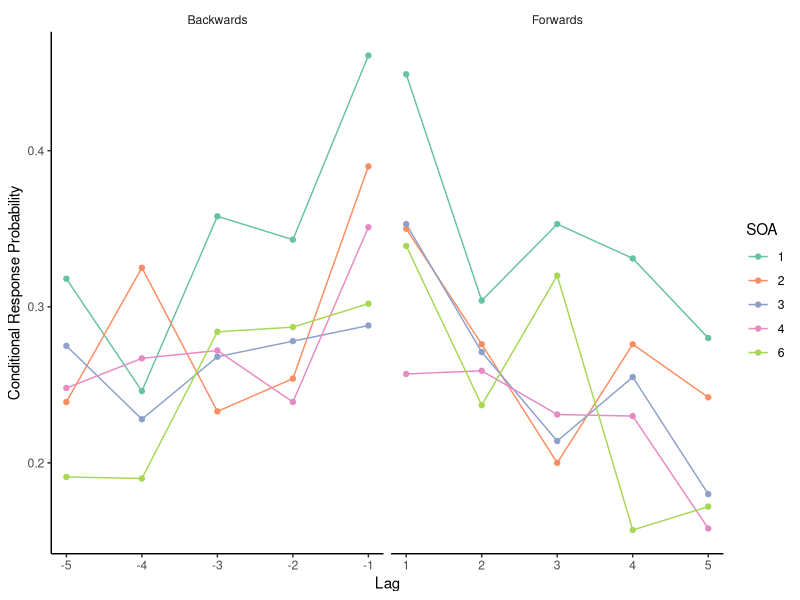

This figure's R source: (Note: this script raises an error after producing the figure.)
## ---- chunk 1
chooseCRANmirror(graphics=FALSE, ind=1)
knitr::opts_chunk$set(echo = TRUE)

#install.packages('dplyr')
#install.packages('rstatix')
#install.packages('ggpubr')
#install.packages("ggplot2")
#install.packages('tidyverse')
#install.packages('rsample')
#install.packages('data.table')
#install.packages('effects')
#install.packages('lme4')

library(tidyverse)
library(ggpubr)
library(rstatix)
library(rsample)
library(dplyr)
library(ggplot2)
library(data.table)
library(effects)
library(lme4)
library(RColorBrewer)
library(emmeans)
## ---- chunk 2
setwd("/Users/albaperis/Desktop/Alba/PhD UPM /Von Restroff WP3/Paper_github/Odd_SOA_CRP/Raw_Results")
CRPSOA<-read.csv('ToFrom_CRP_SOA_R.csv')
CRPSOA<-as.data.frame(CRPSOA)

CRPSOAplot<-CRPSOA %>%
  group_by(wordposition, direction, SOA) %>%
  get_summary_stats(CRP,type='mean_se')

#CRPSOAplot<-na.omit(CRPSOAplot) %>%
#  get_summary_stats(CRP,type='mean_se') 

wpplot<-numeric(0)
for (rows in 1:nrow(CRPSOAplot)){
  if (CRPSOAplot$direction[rows] == "Backwards") {
    wpplot[rows]<-(CRPSOAplot$wordposition[rows])*-1
  }
  else {wpplot[rows]<-(CRPSOAplot$wordposition[rows])
  }
}
invisible(as.data.frame(wpplot))
CRPSOAplot$wpplot<-wpplot

#factor all the categorical variables 
CRPSOA$SOA<-factor(CRPSOA$SOA)
CRPSOA$direction<-factor(CRPSOA$direction)
CRPSOA$wordposition<-factor(CRPSOA$wordposition)
CRPSOA$subject<-factor(CRPSOA$subject)
CRPSOA$oddballtype<-factor(CRPSOA$oddballtype)
CRPSOA$transition<-factor(CRPSOA$transition)

pltCRPSOA<-ggplot(CRPSOAplot,aes(x=wpplot,y=mean, group=SOA, color=as.factor(SOA)))+
  geom_line() +
  geom_point() +
  theme_classic()+
  facet_wrap(~ direction, scales='free_x', ncol=2)+ 
  theme(strip.background = element_blank())+#,
  #strip.text.x = element_blank()) +
  #ggtitle('CRP by SOA')+
  xlab('Lag') +
  ylab('Conditional Response Probability')+
  scale_color_brewer(palette="Set2")+
  labs(color='SOA')

pltCRPSOA

CRPSOA_glmer<-glmer(CRP ~ wordposition*direction*SOA + (1|subject), data = CRPSOA)
Anova(CRPSOA_glmer,3)

plot(effect('wordposition',CRPSOA_glmer))

    CRPSOA %>%
  pairwise_t_test(CRP~wordposition, paired=TRUE, p.adjust.method='fdr')
    
    CRPSOA %>%
  cohens_d(CRP~wordposition, paired=TRUE)

plot(effect('SOA',CRPSOA_glmer))

CRPSOA %>%
  pairwise_t_test(CRP~SOA, paired=TRUE, p.adjust.method='fdr')

CRPSOA %>%
  cohens_d(CRP~SOA, paired=TRUE)


## ---- chunk 3

CRPSOAOddplot<-CRPSOA %>%
  group_by(wordposition, direction, SOA, oddballtype) %>%
  get_summary_stats(CRP,type='mean_se')

#Re convert the variables to numeric because if not the plot cant be calculated
CRPSOAOddplot$wordposition<-as.numeric(CRPSOAOddplot$wordposition)

wpplot<-numeric(0)
for (rows in 1:nrow(CRPSOAOddplot)){
  if (CRPSOAOddplot$direction[rows] == "Backwards") {
    wpplot[rows]<-(CRPSOAOddplot$wordposition[rows])*-1
  }
  else {wpplot[rows]<-(CRPSOAOddplot$wordposition[rows])
  }
 }
invisible(as.data.frame(wpplot))
CRPSOAOddplot$wpplot<-wpplot

#The variables were already factored from before

pltCRPSOAOdd<-ggplot(CRPSOAOddplot,aes(x=wpplot,y=mean), group=oddballtype)+
  geom_line(aes(color=oddballtype)) +
  geom_point(aes(color=oddballtype)) +
  facet_wrap(~ SOA + direction, scales='free_x', ncol=4)+ 
  ggtitle('CRP by SOA')+
  xlab('Lag') +
  ylab('Conditional Response Probability')+
  scale_color_manual(values=c('violetred2','turquoise2'), 
                     labels=c('Emotional','Perceptual'), name='Oddball Type')+
  theme_classic()

pltCRPSOAOdd

CRPSOAOdd_glmer<-glmer(CRP ~ oddballtype*wordposition*direction*SOA + (1|subject), data = CRPSOA)
Anova(CRPSOAOdd_glmer,3)

#Plot the main effects/interactions
plot(effect('oddballtype*wordposition', CRPSOAOdd_glmer))
plot(effect('oddballtype*direction', CRPSOAOdd_glmer))
plot(effect('wordposition*SOA', CRPSOAOdd_glmer))
plot(effect('direction*SOA', CRPSOAOdd_glmer))
plot(effect('oddballtype*wordposition*SOA', CRPSOAOdd_glmer))
plot(effect('oddballtype*direction*SOA', CRPSOAOdd_glmer))
plot(effect('wordposition*direction*SOA', CRPSOAOdd_glmer))
plot(effect('oddballtype*wordposition*direction*SOA', CRPSOAOdd_glmer))

## ---- chunk 4
setwd("/Users/albaperis/Desktop/Alba/PhD UPM /Von Restroff WP3/Paper_github/Odd_SOA_CRP/Raw_Results")
TFCRPSOA<-read.csv('ToFrom_CRP_SOA_R.csv')
TFCRPSOA<-as.data.frame(TFCRPSOA)
#head(TFCRP) #to show you what my raw data looks like 

TFSOAplot<-TFCRPSOA %>%
  group_by(oddballtype, wordposition, direction, transition, SOA) %>%
  get_summary_stats(CRP,type='mean_se')

wpplot<-numeric(0)
for (rows in 1:nrow(TFSOAplot)){
  if (TFSOAplot$direction[rows] == "Backwards") {
    wpplot[rows]<-(TFSOAplot$wordposition[rows])*-1
  }
  else {wpplot[rows]<-(TFSOAplot$wordposition[rows])
  }
}
invisible(as.data.frame(wpplot))
TFSOAplot$wpplot<-wpplot


#subset the data to only look at the effects in Emotional Oddballs because that's where we find the enhancement of forward flow.

TFCRPSOA<- TFCRPSOA[which(TFCRPSOA$oddballtype=='E'),]
transition_to_data<- TFCRPSOA[which(TFCRPSOA$transition=='to'),]
transition_from_data <- TFCRPSOA[which(TFCRPSOA$transition=='from'),]
#TFCRPSOA<- TFCRPSOA[which(TFCRPSOA$wordposition=='1'),]

TFSOAplot<- TFSOAplot[which(TFSOAplot$oddballtype=='E'),]# %>%
#TFSOAplot<-TFSOAplot[which(TFSOAplot$wpplot=='1'|TFSOAplot$wpplot=='-1'),]
TFSOAplot$wpplot<- factor(TFSOAplot$wpplot)

#only take p1m1 lags
p1m1<-TFCRPSOA[which(TFCRPSOA$wordposition=='1'),]


pltTFSOA<-ggplot(TFSOAplot,aes(x=wpplot,y=mean))+
  geom_line(aes(color='violetred2')) +
  geom_point(aes(color='violetred2')) +
  facet_wrap(~ SOA + transition + direction, scales='free_x', ncol=4)+ 
  ggtitle('CRP transitions to and from the oddballs by SOA')+
  xlab('Lag') +
  ylab('Conditional Response Probability')+
  scale_color_manual(values=c('violetred2'), 
                     labels=c('Emotional'), name='Oddball Type')+
  theme_classic()

pltTFSOA
#factor all the categorical variables 

TFCRPSOA$transition<-factor(TFCRPSOA$transition)
TFCRPSOA$direction<-factor(TFCRPSOA$direction)
TFCRPSOA$SOA<-factor(TFCRPSOA$SOA)
TFCRPSOA$wordposition<-factor(TFCRPSOA$wordposition)
TFCRPSOA$subject<-factor(TFCRPSOA$subject)
TFCRPSOA$oddballtype<-factor(TFCRPSOA$oddballtype)
TFCRPSOA$transition<-factor(TFCRPSOA$transition)

TFSOAplot_glmer<-glmer(CRP ~ direction*transition*SOA + (1|subject), data = TFCRPSOA)
#TFSOAplot_glmer<-glmer(CRP ~ wordposition*direction*transition*SOA + (1|subject), data = TFCRPSOA)
Anova(TFSOAplot_glmer,3)

transition_to_data$subject<-factor(transition_to_data$subject)
transition_to_data$SOA<-factor(transition_to_data$SOA)
transition_to_data$oddballtype<-factor(transition_to_data$oddballtype)
transition_to_data$transition<-factor(transition_to_data$transition)
transition_to_data$direction<-factor(transition_to_data$direction)
transition_to_data$wordposition<-factor(transition_to_data$wordposition)

transition_from_data$subject<-factor(transition_from_data$subject)
transition_from_data$SOA<-factor(transition_from_data$SOA)
transition_from_data$oddballtype<-factor(transition_from_data$oddballtype)
transition_from_data$transition<-factor(transition_from_data$transition)
transition_from_data$direction<-factor(transition_from_data$direction)
transition_from_data$wordposition<-factor(transition_from_data$wordposition)


transition_to_E<- glmer(CRP ~ direction*SOA + (1|subject), data = transition_to_data)
Anova(transition_to_E, 3)

transition_from_E<- glmer(CRP~ direction*SOA + (1|subject), data = transition_from_data)
Anova(transition_from_E, 3)

#now let's take only 1 and -1 lags 

p1m1$subject<-factor(p1m1$subject)
p1m1$SOA<-factor(p1m1$SOA)
p1m1$oddballtype<-factor(p1m1$oddballtype)
p1m1$transition<-factor(p1m1$transition)
p1m1$direction<-factor(p1m1$direction)
p1m1$wordposition<-factor(p1m1$wordposition)

p1m1_E_glm<-glmer(CRP~ direction*transition*SOA + (1|subject), data = p1m1)
Anova(p1m1_E_glm, 3)

#conclusion- there is nothing if I sample by E and -1, 1. 

#plot(effect('wordposition*SOA',TFSOAplot_glmer))
#plot(effect('wordposition*direction*SOA',TFSOAplot_glmer))

#pltTFSOA<-ggplot(TFSOAplot,aes(x=wpplot,y=mean), group=oddballtype)+
 # geom_line(aes(color=oddballtype)) +
 # geom_point(aes(color=oddballtype)) +
 # facet_wrap(~ SOA + transition + direction, scales='free_x', ncol=4)+ 
 # ggtitle('CRP transitions to and from the oddballs by SOA')+
 # xlab('Lag') +
 # ylab('Conditional Response Probability')+
 # scale_color_manual(values=c('violetred2','turquoise2'), 
 #                    labels=c('Emotional','Perceptual'), name='Oddball Type')+
 # theme_classic()

#pltTFSOA


#TFSOAplot_glmer<-glmer(CRP ~ oddballtype*wordposition*direction*transition*SOA + (1|subject), data = TFCRPSOA)
#Anova(TFSOAplot_glmer,3)


#plot(effect('oddballtype*direction',TFSOAplot_glmer))
#plot(effect('oddballtype*direction*SOA',TFSOAplot_glmer))
#plot(effect('wordposition*direction*SOA',TFSOAplot_glmer))
#plot(effect('oddballtype*wordposition*direction*transition',TFSOAplot_glmer))


## ---- chunk 5
setwd("/Users/albaperis/Desktop/Alba/PhD UPM /Von Restroff WP3/Paper_github/Odd_SOA_CRP/Raw_Results")
TFCRPSOA<-read.csv('ToFrom_CRP_SOA_R.csv')
TFCRPSOA<-as.data.frame(TFCRPSOA)
#head(TFCRP) #to show you what my raw data looks like 

TFSOAplot<-TFCRPSOA %>%
  group_by(oddballtype, wordposition, direction, transition, SOA) %>%
  get_summary_stats(CRP,type='mean_se')

wpplot<-numeric(0)
for (rows in 1:nrow(TFSOAplot)){
  if (TFSOAplot$direction[rows] == "Backwards") {
    wpplot[rows]<-(TFSOAplot$wordposition[rows])*-1
  }
  else {wpplot[rows]<-(TFSOAplot$wordposition[rows])
  }
}

invisible(as.data.frame(wpplot))
TFSOAplot$wpplot<-wpplot

#subset the data to only look at the effects in Emotional Oddballs because that's where we find the enhancement of forward flow.

TFCRPSOA<- TFCRPSOA[which(TFCRPSOA$oddballtype=='E'),]
#TFCRPSOA<- TFCRPSOA[which(TFCRPSOA$wordposition=='1'),]

TFSOAplot<- TFSOAplot[which(TFSOAplot$oddballtype=='E'),]# %>%
#TFSOAplot<-TFSOAplot[which(TFSOAplot$wpplot=='1'|TFSOAplot$wpplot=='-1'),]
#TFSOAplot$wpplot<- factor(TFSOAplot$wpplot)

pltTFSOA<-ggplot(TFSOAplot,aes(x=wpplot,y=mean))+
  geom_line(aes(color='violetred2')) +
  geom_point(aes(color='violetred2')) +
  facet_wrap(~ SOA + transition + direction, scales='free_x', ncol=4)+ 
  ggtitle('CRP transitions to and from the oddballs by SOA')+
  xlab('Lag') +
  ylab('Conditional Response Probability')+
  scale_color_manual(values=c('violetred2'), 
                     labels=c('Emotional'), name='Oddball Type')+
  theme_classic()

pltTFSOA
#factor all the categorical variables 

TFCRPSOA$transition<-factor(TFCRPSOA$transition)
TFCRPSOA$direction<-factor(TFCRPSOA$direction)
TFCRPSOA$SOA<-factor(TFCRPSOA$SOA)
TFCRPSOA$wordposition<-factor(TFCRPSOA$wordposition)
TFCRPSOA$subject<-factor(TFCRPSOA$subject)
TFCRPSOA$oddballtype<-factor(TFCRPSOA$oddballtype)
TFCRPSOA$transition<-factor(TFCRPSOA$transition)

TFSOA_glmer<-glmer(CRP ~ direction*transition*SOA + (1|subject), data = TFCRPSOA)
#TFSOAplot_glmer<-glmer(CRP ~ wordposition*direction*transition*SOA + (1|subject), data = TFCRPSOA)
Anova(TFSOA_glmer,3)

transitionxSOA.pwc<-TFCRPSOA %>%
  group_by(SOA)%>%
  pairwise_t_test(CRP~transition, paired=TRUE, p.adjust.method='fdr')

directionxSOA.pwc<-TFCRPSOA %>%
  group_by(SOA)%>%
  pairwise_t_test(CRP~direction, paired=TRUE, p.adjust.method='fdr')

SOA.pwc<-TFCRPSOA %>%
  pairwise_t_test(CRP~SOA, paired=TRUE, p.adjust.method='fdr')

plot(effect('direction*transition*SOA',TFSOA_glmer))

#plot(effect('wordposition*SOA',TFSOAplot_glmer))
#plot(effect('wordposition*direction*SOA',TFSOAplot_glmer))

#pltTFSOA<-ggplot(TFSOAplot,aes(x=wpplot,y=mean), group=oddballtype)+
 # geom_line(aes(color=oddballtype)) +
 # geom_point(aes(color=oddballtype)) +
 # facet_wrap(~ SOA + transition + direction, scales='free_x', ncol=4)+ 
 # ggtitle('CRP transitions to and from the oddballs by SOA')+
 # xlab('Lag') +
 # ylab('Conditional Response Probability')+
 # scale_color_manual(values=c('violetred2','turquoise2'), 
 #                    labels=c('Emotional','Perceptual'), name='Oddball Type')+
 # theme_classic()

#pltTFSOA


#TFSOAplot_glmer<-glmer(CRP ~ oddballtype*wordposition*direction*transition*SOA + (1|subject), data = TFCRPSOA)
#Anova(TFSOAplot_glmer,3)


#plot(effect('oddballtype*direction',TFSOAplot_glmer))
#plot(effect('oddballtype*direction*SOA',TFSOAplot_glmer))
#plot(effect('wordposition*direction*SOA',TFSOAplot_glmer))
#plot(effect('oddballtype*wordposition*direction*transition',TFSOAplot_glmer))


## ---- chunk 6
setwd("/Users/albaperis/Desktop/Alba/PhD UPM /Von Restroff WP3/Paper_github/Odd_SOA_CRP/Raw_Results")
data_collapsed<-read.csv('E_lag_collapsed_R.csv')
data_collapsed<-as.data.frame(data_collapsed)

data_collapsed$subject<-factor(data_collapsed$subject)
data_collapsed$SOA<-factor(data_collapsed$SOA)
data_collapsed$transition<-factor(data_collapsed$transition)
data_collapsed$direction<-factor(data_collapsed$direction)

collapsed_glm <- glmer(CRPmean ~ direction*transition*SOA + (1|subject), data = data_collapsed)
Anova(collapsed_glm,3)

plot(effect('direction*transition*SOA',collapsed_glm))
plot(effect('direction*transition', collapsed_glm))

hist(data_collapsed$CRPmean)

meanDirxTrxSOA<-emmeans(collapsed_glm,~ direction*transition*SOA, adjust='fdr' )
posthoc1<-pairs(meanDirxTrxSOA, adjust='fdr')
eff_size(meanDirxTrxSOA, sigma=sigma(collapsed_glm), edf=df.residual(collapsed_glm))

meanDirxTr<-emmeans(collapsed_glm,~ direction*transition, adjust='fdr')
posthoc2<-pairs(meanDirxTr, adjust='fdr')
eff_size(meanDirxTr, sigma=sigma(collapsed_glm), edf=df.residual(collapsed_glm))

#dirxtrnxsoa.pwc<-data_collapsed %>%
 # group_by(SOA)%>%
  #drop_na()%>%
 # pairwise_t_test(CRPmean~direction*transition, paired=TRUE, p.adjust.method='fdr') 

#dirxtrnxsoa.pwc  

#plot3w <- as.data.frame(effect('direction*transition*SOA',collapsed_glm))

plot3w <-data_collapsed %>%
  group_by(direction, transition,SOA) %>%
  get_summary_stats(CRPmean,type='mean_ci')#%>%

neworder <- c("to","from")
library(plyr)  
plot3w.order <- arrange(transform(plot3w,
             transition=factor(transition,levels=neworder)),transition)


#these are CI 
CRPSOA.plt<-ggplot(plot3w.order, aes(x=SOA,y=mean, group=direction, color=SOA, shape=direction, ymin=mean-ci, ymax=mean+ci))+ 
  geom_pointrange(position=position_dodge(width=0.5))+
  facet_grid(~transition)+
  scale_color_brewer(palette="Set2")+
  labs(color='SOA')+
  ylab('Conditional Response Probability')+
  theme_classic()+
  theme(strip.background = element_blank())

CRPSOA.plt
  
                        
#calculate how many NaNs
data_collapsed %>%
  group_by(SOA) %>%
  summarise_each(funs(sum(is.na(.))))
 
#total observations
data_collapsed  %>%
  group_by(SOA) %>%
  dplyr::summarise(n=n())
